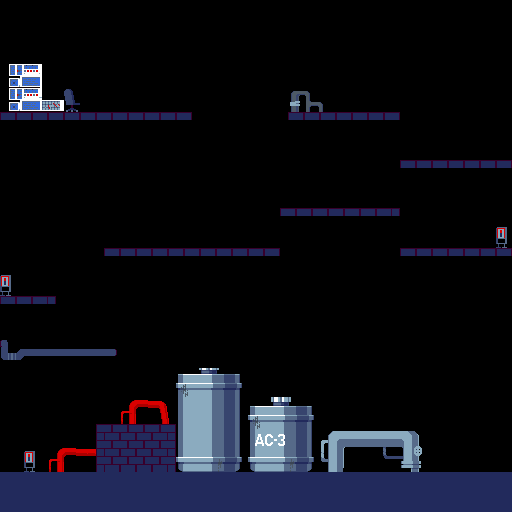

The image is a tile-based game level rendered from a .tmx file. Its description and source (layers, tilesets, objects; grid data summarised) follow:
An orthogonal 64x64 tile map with 8x8 px tiles, 1 tile layer (BG0).

<map version="1.10" tiledversion="1.10.2" orientation="orthogonal" renderorder="right-down" width="64" height="64" tilewidth="8" tileheight="8" infinite="0" nextlayerid="4" nextobjectid="1">
 <editorsettings>
  <export target="../Milestone 2/Images/area1BG0.c" format="gba" />
 </editorsettings>
 <tileset firstgid="1" source="area1tileset.tsx" />
 <layer id="1" name="BG0" width="64" height="64">
  <data>[4096 cells, 4096 non-empty, 249 distinct tile ids]</data>
 </layer>
</map>
